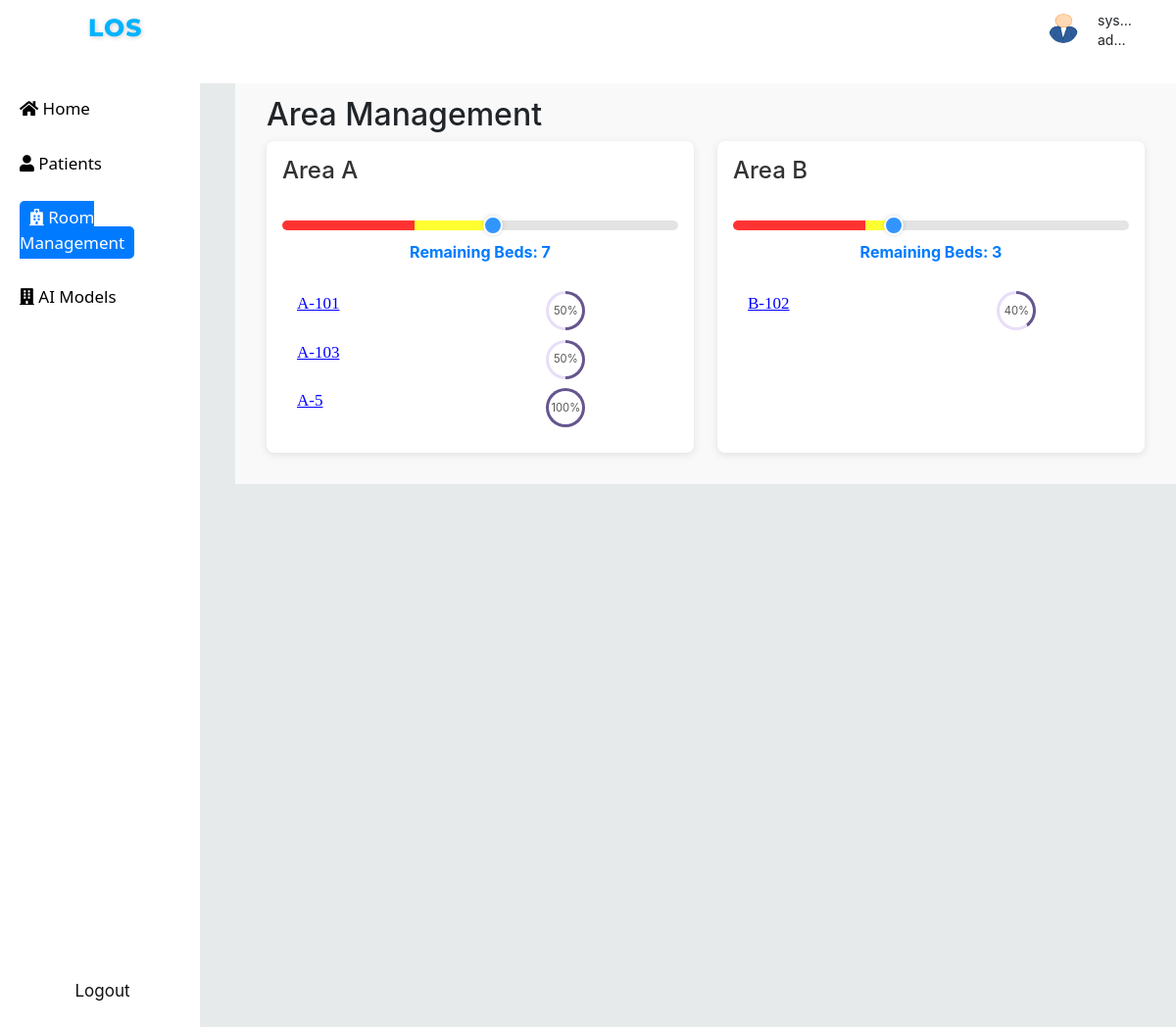
Page /areas (signed in) on the committed database.
### prediction_app/models.py (models this page shows, shortened)
class User(AbstractBaseUser):
    username = models.CharField(max_length=100, unique=True)
    ROLE_CHOICES = [
        ('admin', 'Admin'),
        ('doctor', 'Doctor'),
        ('patient', 'Patient'),
    ]
    role = models.CharField(
        max_length=10, choices=ROLE_CHOICES, default='admin')
    email = models.EmailField(
        verbose_name="email address",
        max_length=255,
        unique=True,
    )
    date_of_birth = models.DateField()
    is_active = models.BooleanField(default=True)
    created_time = models.DateTimeField(auto_now_add=True)
    updated_time = models.DateTimeField(auto_now=True)
    objects = UserManager()
    USERNAME_FIELD = "username"
    REQUIRED_FIELDS = ["date_of_birth"]
    def __str__(self):
        return self.username
    class Meta:
        verbose_name = _("user")
        verbose_name_plural = _("users")

class Room(models.Model):
    area = models.ForeignKey(Area, on_delete=models.SET_NULL, null=True)
    status = models.CharField(max_length=10, null=True, blank=True)
    number = models.IntegerField()
    created_time = models.DateTimeField(auto_now_add=True)
    updated_time = models.DateTimeField(auto_now=True)
    max_beds = models.IntegerField(null=True, blank=True, default=4)
    def __str__(self):
        return f"{_ if self.area is None else self.area.name}-{self.number}"

class Area(models.Model):
    status = models.CharField(max_length=10, null=True, blank=True)
    name = models.CharField(max_length=10)
    created_time = models.DateTimeField(auto_now_add=True)
    updated_time = models.DateTimeField(auto_now=True)
    max_rooms = models.IntegerField(null=True, blank=True, default=4)

### prediction_app/views/area_managements.py (the view)
# urls.py: path('areas', manage_area, name='manage_area'),
@permission_classes([IsAuthenticated])
def manage_area(request):
    areas = Area.objects.all()
    patient_in_treatment = Count("admission", filter=Q(admission__status="In Treatment"))
    results = []
    for area in areas:
        rooms = area.room_set.annotate(num_patients=patient_in_treatment).annotate(percentage=ExpressionWrapper(
            F("num_patients") * 100.0 / F("max_beds"),
            output_field=IntegerField()
        ))
        totals = rooms.aggregate(
            total_num_patients=Sum('num_patients'),
            total_max_beds=Sum('max_beds')
        )
        total_num_patients = totals['total_num_patients']
        total_max_beds = totals['total_max_beds']
        if total_max_beds > 0:
            occupancy_rate = (total_num_patients / total_max_beds) * 100
        else:
            occupancy_rate = 0
        results.append({
            'area': area.name,
            'rooms': rooms,
            'lor': len(rooms),
            'sum_percentage': occupancy_rate,
            "total_max_beds": total_max_beds,
            "total_num_patients": total_num_patients
        })
    return render(request, 'area_management.html', {'results': results})

### prediction_app/templates/area_management.html (shortened to what this page needs)
{% extends "base.html" %}
{% load static %}
{% block style %}
{{ block.super }}
<link rel="stylesheet" href="{% static 'prediction_app/room_management.css' %}">
{% endblock %}
{% block page %}
<div class="room-management">
    <h2>Area Management</h2>
    <div class="room-grid">
        {% for result in results %}
        <div class="room-card">
            <div class="room-header">
                <h3 style="font-size: 1.5rem;">Area {{ result.area }}</h3>
            </div>
            <div class="room-content">
                {% if result.lor != 0 %}
                <div class="slider-container">
                    <input type="range" min="0" max="{{ result.total_max_beds }}" step="1" value="{{ result.total_num_patients }}"
                        class="slider" disabled>
                    <div class="slider-status">
                        <span class="statusLabel">Remaining Beds: 0 </span>
                    </div>
                </div>
                {% else %}
                <div class="room-placeholder">
                    <img src="{% static 'prediction_app/room-2.jpg' %}" alt="area Icon" class="room-icon">
                </div>
                {% endif %}
                <div class="room-details">
                    {% for room in result.rooms %}
                    <div class="row">
                        <p class="col-8"> <a href="{% url 'manage_room' room.id %}" style="color:blue;text-decoration: underline;"> {{ room }} </a> </p>
                        <div class='circle' data-progress="{{ room.percentage }}" style="--progress: 0deg;">{{
                            room.percentage }}%</div>
                    </div>
                    {% endfor %}
                </div>
            </div>
        </div>
        {% endfor %}
    </div>
</div>
{% endblock %}
{% block room %}
<div>
    <a style="color: white; background-color: #007bff;border-radius: 5px;padding: 5px 10px;text-decoration: none;"
        href="{% url 'manage_area' %}"> <i class="fas fa-hospital"></i> Room Management</a>
</div>
{% endblock %}

### prediction_app/templates/base.html (shortened to what this page needs)
{% load static %}
<html>
<head>
    {% block style %}
    <link rel="stylesheet" href="//cdnjs.cloudflare.com/ajax/libs/twitter-bootstrap/4.0.0/css/bootstrap.css">
    <link rel="stylesheet" href="//cdn.datatables.net/1.10.16/css/dataTables.bootstrap4.min.css">
    <link rel="stylesheet" href="https://cdnjs.cloudflare.com/ajax/libs/font-awesome/5.15.4/css/all.min.css">
    <link rel="stylesheet" href="{% static 'prediction_app/style.css' %}">
    {% endblock %}
</head>
<body>
    <div class="grandparent">
        <div class="header">
            <div class="app-name">LoS</div>
            <div class="user-panel">
                <img src="{% static 'prediction_app/images.png' %}" alt="Form Image" class="image">
                <span class="user-name">{{request.user}}</span>
                <span class="user-name" style="top: 20px; text-align: center;">{{request.user.role}}</span>
            </div>
        </div>
        <div class="parent">
            <div class="sidenav">
                {% block home %}
                <div class="Home">
                    <a href="{% url 'home' %}"> <i class="fas fa-home"></i> Home</a>
                </div>
                {% endblock %}
                {% block patients %}
                <div class="Patients">
                    <a href="{% url 'get_patients' %}"> <i class="fas fa-user"></i> Patients</a>
                </div>
                {% endblock %}
                {% if user.role == "admin" or user.role == "doctor"%}
                {% block room %}{% endblock %}
                {% block ai %}
                <div class="AI-Models">
                    <a href="{% url 'ai_model' %}"> <i class="fas fa-building"></i> AI Models </a>
                </div>
                {% endblock %}
                {% endif %}
                {% if user.is_authenticated %}
                <a href="{% url 'user_out' %}" style="
                    position: relative;
                    margin-left: auto;
                    margin-right: auto;
                    margin-top: auto;
                    margin-bottom: 4rem;
                    color: rgb(17, 16, 16);">Logout</a>
                {% endif %}
            </div>
            <div class="main-page">
                {% if user.is_authenticated %}
                {% block page %}
                {% endblock %}
                {% else %}
                <h3> Please sign-in to access this page</h3>
                {% endif %}
            </div>
        </div>
    </div>
</body>
</html>

### prediction_app/static/prediction_app/style.css (style rules this page uses)
.app-name { position: absolute; font-family: 'Montserrat', sans-serif; font-size: 25px; font-weight: 800; color: rgb(0, 179, 255); letter-spacing: 1px; text-transform: uppercase; text-shadow: 1px 1px 5px rgba(0, 0, 0, 0.2); top:10;left:90; margin-bottom: 50px; }
.sidenav { height: 100%; width: 17%; position: relative; z-index: 1; background-color: white; overflow-x: hidden; padding-top: 4rem; opacity: 20; padding-left: 5px; align-items: flex-start; display: flex; flex-direction: column; }
* { margin: 0; padding: 0; }
.sidenav div { margin-bottom: 10px; padding: 10px 15px; font-family: 'Segoe UI', sans-serif; }
a { color: black; text-decoration: none; font-size: 17px; text-align: center; }
.main-page { flex: 8; height: 100%; width: 100%; margin-top: 7%; margin-left: 3%; min-width: 20%; }
.parent { width: 100%; height: 100%; display: flex; align-items: center; margin-top: 2%; }
.grandparent { width: 100%; height: 100%; border-radius: 5px; background-color: #e5e9e9ee; overflow-y: auto; overflow-x: auto; }
.header { position: absolute; height: 8%; width: 100%; background-color: #FFF; text-align: center; align-items: center; z-index: 2; }
.image { position: absolute; height: 30px; width: 30px; top: 14px; right: 100px; border-radius:50%; margin-left: 20px; }
.user-name { position: absolute; margin-top: 10px; right: 20px; padding-right: 20px; max-width: 60px; white-space: nowrap; overflow: hidden; text-overflow: ellipsis; font-size: 14px; }
.user-panel { left: 95%; }

### prediction_app/static/prediction_app/room_management.css (style rules this page uses)
p { font-family: 'LineAwesome'; }
.row { margin-bottom: 0.5rem; margin-left: auto; margin-right: auto; }
.room-management { padding: 2rem; background-color: #f9f9f9; }
.room-grid { display: grid; grid-template-columns: repeat(auto-fit, minmax(200px, 1fr)); gap: 1.5rem; }
.room-card { background: #fff; border-radius: 0.5rem; box-shadow: 0 2px 8px rgba(0, 0, 0, 0.1); padding: 1rem; text-align: left; transition: transform 0.3s ease, box-shadow 0.3s ease; }
.room-header { margin: 0; font-size: 1rem; font-weight: bold; color: #333; }
.room-content { display: flex; flex-direction: column; gap: 0.5rem; margin-top: 1rem; }
.room-details { margin: 0; font-size: 1rem; color: #555; }
.circle { display: flex; width: 40px; height: 40px; border-radius: 50%; background: conic-gradient(#65558F var(--progress), #E8DEF8 0deg); font-size: 0; }
.circle::after { content: attr(data-progress) '%'; display: flex; justify-content: center; flex-direction: column; width: 100%; margin: 3px; border-radius: 50%; background: white; font-size: 0.7rem; text-align: center; }
.slider-container { width: 100%; max-width: 600px; margin: 20px auto; text-align: center; position: relative; }
.slider { -webkit-appearance: none; width: 100%; height: 10px; border-radius: 5px; background: #ddd; outline: none; opacity: 0.8; transition: opacity 0.2s; }
.slider-status { margin-top: 10px; font-size: 16px; font-weight: bold; color: #007bff; }

### rows in the picture
User: user "sys…", user.role "admin"
Room: area+number "A-101"
Room: area+number "A-103"
Room: area+number "A-5"
Room: area+number "B-102"

### other values in the picture
{{ result.area }} "A" "B"
